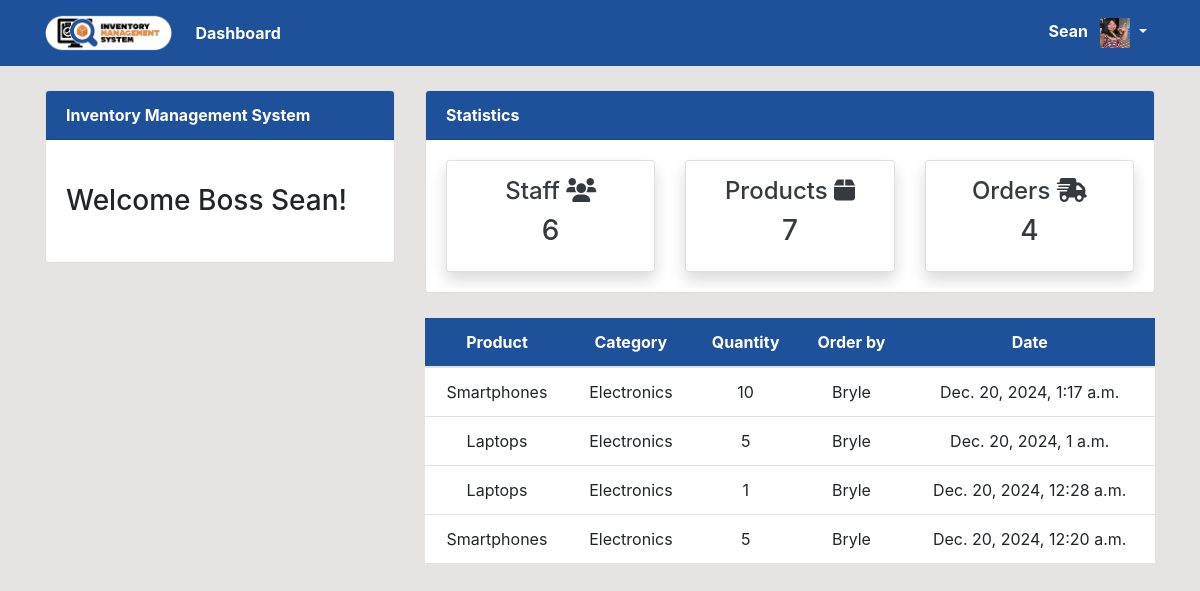
The app's page /order/ (signed in) with its own data.
### user/models.py (models this page shows, shortened)
class Profile(models.Model):
    staff = models.OneToOneField(User, on_delete=models.CASCADE, null=True)
    address = models.CharField(max_length=200, null=True)
    phone = models.CharField(max_length=20, null=True)
    image = models.ImageField(default='avatar.jpg',upload_to='Profile_Images')

### dashboard/models.py (models this page shows, shortened)
class Order(models.Model):
    product = models.ForeignKey(Product, on_delete=models.CASCADE, null=True)
    staff = models.ForeignKey(User, on_delete=models.CASCADE, null=True)
    order_quantity = models.PositiveIntegerField(null=True)
    date = models.DateTimeField(auto_now_add=True)
    class Meta:
        verbose_name_plural = 'Orders'

class Product(models.Model):
    name = models.CharField(max_length=100, null=True)
    category = models.CharField(max_length=50, choices=CATEGORY, null=True)
    quantity = models.PositiveIntegerField(null=True)
    class Meta:
        verbose_name_plural = 'Products'
    def __str__(self):
        return f'{self.name}'

### dashboard/views.py (the view)
# urls.py: path('order/', views.order, name='dashboard-order'),
@login_required
def order(request):
    orders = Order.objects.all()
    orders_count = orders.count()
    workers_count = User.objects.all().count()
    product_count = Product.objects.all().count()
    context={
        'orders': orders,
        'workers_count': workers_count,
        'orders_count': orders_count,
        'product_count': product_count,
    }
    return render(request, 'dashboard/order.html', context)

### templates/dashboard/order.html (shortened to what this page needs)
{% extends 'partials/base.html' %}
{% block content %}
{% include 'partials/topnav.html' %}
    <div class="container">
        <div class="row my-4">
            <div class="col-md-4">
            </div>
            <div class="col-md-8">
                <table class="table bg-white">
                    <thead style="background-color: #1F509A;">
                        <tr class="text-white">
                            <th scope="col" class="text-center">Product</th>
                            <th scope="col" class="text-center">Category</th>
                            <th scope="col" class="text-center">Quantity</th>
                            <th scope="col" class="text-center">Order by</th>
                            <th scope="col" class="text-center">Date</th>
                        </tr>
                    </thead>
                    <tbody>
                        {% for orders in orders|dictsortreversed:"date" %}
                        <tr>
                            <td class="text-center">{{ orders.product }}</td>
                            <td class="text-center">{{ orders.product.category }}</td>
                            <td class="text-center">{{ orders.order_quantity }}</td>
                            <td class="text-center">
                                {{ orders.staff.username }}
                            </td>
                            <td class="text-center">
                                {{ orders.date }}
                            </td>
                        </tr>
                        {% endfor %}
                    </tbody>
                </table>
            </div>
        </div>
    </div>
{% endblock %}

### templates/partials/nav.html (shortened to what this page needs)
{% load static %}
<nav class="navbar navbar-expand-lg" style="background-color: #1F509A;">
    <div class="container">
        <a class="navbar-brand" href="{% url 'dashboard-index' %}">
            <img src="{% static 'images/Logo2.png' %}" alt="Eyyyable Logo" style="max-height: 40px;">
        </a>
        <div class="collapse navbar-collapse" id="navbarSupportedContent">
            <ul class="navbar-nav mr-auto">
                <li class="nav-item active">
                    <a class="nav-link text-white font-weight-bold">Dashboard <span class="sr-only">(current)</span></a>
                </li>
            </ul>
            <ul class="navbar-nav ms-auto d-flex align-items-center">
                <li class="nav-item dropdown">
                    <a class="nav-link dropdown-toggle text-white" href="#" id="navbarDropdown" role="button" data-toggle="dropdown" aria-haspopup="true" aria-expanded="false">
                        <span class="mr-2"><strong>{{ user.username }}</strong></span>
                        <img src="{{ user.profile.image.url }}" alt="" style="width: 30px; height: 30px;">
                    </a>
                </li>
            </ul>
        </div>
    </div>
</nav>

### templates/partials/topnav.html
<div class="container">
    <div class="row mt-4">
        <div class="col-md-4">
            <div class="card">
                <div class="card-header text-white" style="background-color: #1F509A;">
                    <strong> Inventory Management System </strong>
                </div>
                <div class="card-body">
                    <marquee behavior="" direction="">
                        <h3 class="my-4">Welcome Boss {{ user.username }}!</h3>
                    </marquee>
                </div>
            </div>
        </div>
        <div class="col-md-8">
            <div class="card">
                <div class="card-header text-white" style="background-color: #1F509A;">
                    <strong> Statistics </strong>
                </div>
                <div class="card-body">
                    <div class="row">
                        <div class="col-md-4">
                            <a class="text-decoration-none text-dark" href="{% url 'dashboard-staff' %}">
                                <div class="card my-card shadow text-center p-3">
                                    <h4>Staff <i class="fas fa-users"></i></h4>
                                    <h3>{{ workers_count }}</h3>
                                </div>
                            </a>
                        </div>
                        <div class="col-md-4">
                            <a class="text-decoration-none text-dark" href="{% url 'dashboard-product' %}">
                                <div class="card my-card shadow text-center p-3">
                                    <h4>Products <i class="fas fa-box"></i></h4>
                                    <h3>{{ product_count }}</h3>
                                </div>
                            </a>
                        </div>
                        <div class="col-md-4">
                            <a class="text-decoration-none text-dark" href="{% url 'dashboard-order' %}">
                                <div class="card my-card shadow text-center p-3">
                                    <h4>Orders <i class="fas fa-shipping-fast"></i></h4>
                                    <h3>{{ orders_count }}</h3>
                                </div>
                            </a>
                        </div>
                    </div>
                </div>
            </div>
        </div>
    </div>
</div>

### static/style.css (style rules this page uses)
body { background: rgb(230, 227, 227); }

### records on screen
Order: product "Smartphones", product.category "Electronics", order_quantity "10", staff.username "Bryle", date "Dec. 20, 2024, 1:17 a.m."
Order: product "Laptops", product.category "Electronics", order_quantity "5", staff.username "Bryle", date "Dec. 20, 2024, 1 a.m."
Order: product "Laptops", product.category "Electronics", order_quantity "1", staff.username "Bryle", date "Dec. 20, 2024, 12:28 a.m."
Order: product "Smartphones", product.category "Electronics", order_quantity "5", staff.username "Bryle", date "Dec. 20, 2024, 12:20 a.m."

### other values on screen
{{ user.username }} "Sean"
{{ workers_count }} "6"
{{ product_count }} "7"
{{ orders_count }} "4"
